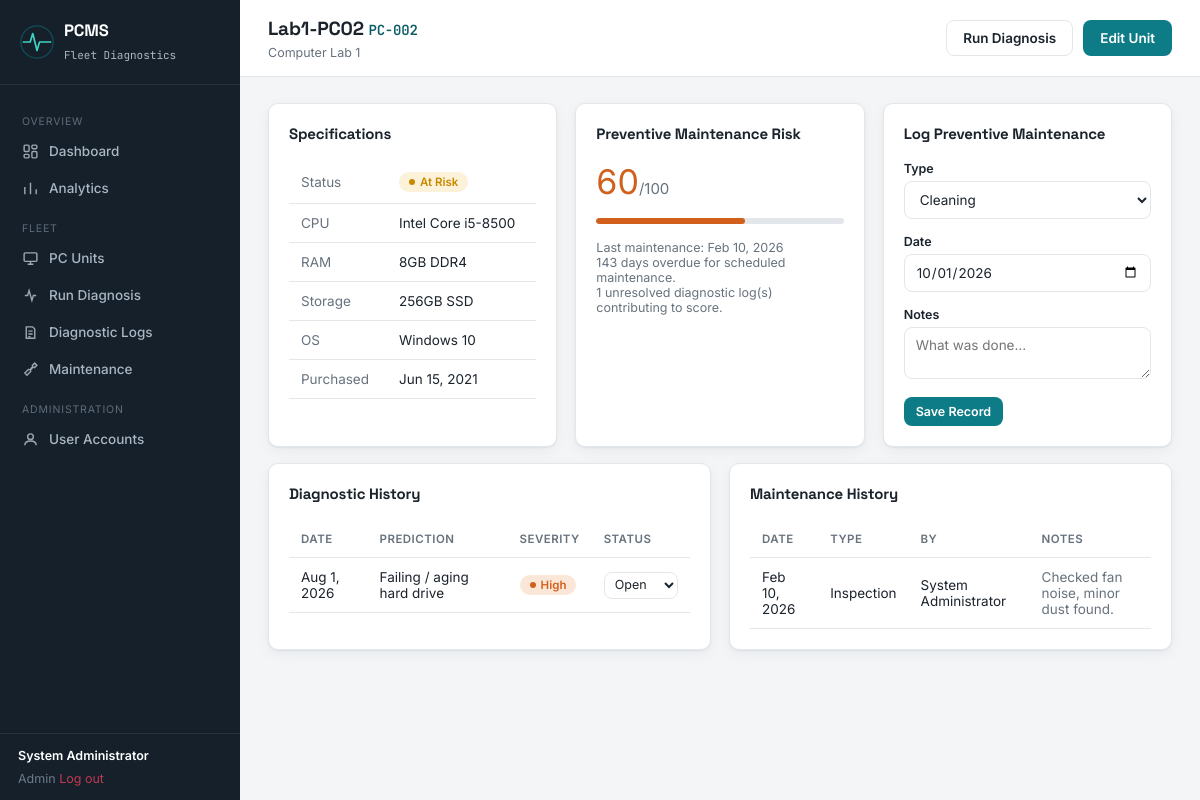
The page /unit_view.php?id=2 (signed in) on the database its author committed.
### tables this page shows
CREATE TABLE units (
    id INT AUTO_INCREMENT PRIMARY KEY,
    asset_tag VARCHAR(30) NOT NULL UNIQUE,
    unit_name VARCHAR(100) NOT NULL,
    location_id INT NULL,
    cpu VARCHAR(100),
    ram VARCHAR(50),
    storage VARCHAR(100),
    os VARCHAR(50),
    purchase_date DATE NULL,
    status ENUM('healthy','at_risk','critical','under_repair','retired') NOT NULL DEFAULT 'healthy',
    maintenance_interval_days INT NOT NULL DEFAULT 90,
    last_maintenance_date DATE NULL,
    created_at TIMESTAMP DEFAULT CURRENT_TIMESTAMP,
    FOREIGN KEY (location_id) REFERENCES locations(id) ON DELETE SET NULL
);

CREATE TABLE locations (
    id INT AUTO_INCREMENT PRIMARY KEY,
    name VARCHAR(100) NOT NULL
);

CREATE TABLE diagnostic_logs (
    id INT AUTO_INCREMENT PRIMARY KEY,
    unit_id INT NOT NULL,
    reported_by INT NULL,
    date_reported DATETIME DEFAULT CURRENT_TIMESTAMP,
    top_prediction VARCHAR(150),
    predicted_severity ENUM('low','medium','high','critical') DEFAULT 'low',
    status ENUM('open','in_progress','resolved') NOT NULL DEFAULT 'open',
    notes TEXT,
    resolved_at DATETIME NULL,
    FOREIGN KEY (unit_id) REFERENCES units(id) ON DELETE CASCADE,
    FOREIGN KEY (reported_by) REFERENCES users(id) ON DELETE SET NULL
);

CREATE TABLE maintenance_records (
    id INT AUTO_INCREMENT PRIMARY KEY,
    unit_id INT NOT NULL,
    performed_by INT NULL,
    maintenance_type ENUM('cleaning','inspection','repair','upgrade','os_reimage','other') NOT NULL DEFAULT 'cleaning',
    maintenance_date DATE NOT NULL,
    notes TEXT,
    next_due_date DATE NULL,
    created_at TIMESTAMP DEFAULT CURRENT_TIMESTAMP,
    FOREIGN KEY (unit_id) REFERENCES units(id) ON DELETE CASCADE,
    FOREIGN KEY (performed_by) REFERENCES users(id) ON DELETE SET NULL
);

CREATE TABLE users (
    id INT AUTO_INCREMENT PRIMARY KEY,
    username VARCHAR(50) NOT NULL UNIQUE,
    password_hash VARCHAR(255) NOT NULL,
    full_name VARCHAR(100) NOT NULL,
    role ENUM('admin','technician') NOT NULL DEFAULT 'technician',
    created_at TIMESTAMP DEFAULT CURRENT_TIMESTAMP
);

### includes/functions.php (called while the page is built, shortened)
<?php
function computeUnitRisk(array $unit, array $openLogs) {
    $score = 0;
    if (!empty($unit['last_maintenance_date'])) {
        $lastDate = new DateTime($unit['last_maintenance_date']);
        $today = new DateTime();
        $daysSince = (int)$today->diff($lastDate)->days;
        $interval = (int)($unit['maintenance_interval_days'] ?: 90);
        $daysOverdue = $daysSince - $interval;
        if ($daysOverdue > 0) {
            $score += min(40, $daysOverdue);
        }
    } else {
        $daysOverdue = 999;
        $score += 40;
    }
    $severityPoints = ['low' => 5, 'medium' => 10, 'high' => 20, 'critical' => 35];
    foreach ($openLogs as $log) {
        $score += $severityPoints[$log['predicted_severity']] ?? 5;
    }
    $score = min(100, $score);
    if ($score >= 70) $level = 'critical';
    elseif ($score >= 40) $level = 'high';
    elseif ($score >= 15) $level = 'medium';
    else $level = 'low';
    return ['score' => $score, 'level' => $level, 'days_overdue' => $daysOverdue ?? 0];
}
function statusBadgeClass($status) {
    return match ($status) {
        'healthy' => 'badge-healthy',
        'at_risk' => 'badge-at-risk',
        'critical' => 'badge-critical',
        'under_repair' => 'badge-repair',
        'retired' => 'badge-retired',
        default => 'badge-healthy',
    };
}
function severityBadgeClass($sev) {
    return match ($sev) {
        'low' => 'badge-healthy',
        'medium' => 'badge-at-risk',
        'high' => 'badge-high',
        'critical' => 'badge-critical',
        default => 'badge-healthy',
    };
}
function formatDate($date) {
    return date('M j, Y', strtotime($date));
}
function e($str) {
    return htmlspecialchars($str ?? '', ENT_QUOTES, 'UTF-8');
}

### unit_view.php (the view, shortened to what this page needs)
<?php
require_once __DIR__ . '/includes/header.php';
$pdo = getDB();
$id = $_GET['id'] ?? 0;
$stmt = $pdo->prepare("SELECT u.*, l.name AS location_name FROM units u LEFT JOIN locations l ON l.id=u.location_id WHERE u.id=?");
$stmt->execute([$id]);
$unit = $stmt->fetch();
$stmt = $pdo->prepare("SELECT * FROM diagnostic_logs WHERE unit_id=? ORDER BY date_reported DESC");
$stmt->execute([$id]);
$logs = $stmt->fetchAll();
$openLogs = array_filter($logs, fn($l) => $l['status'] !== 'resolved');
$risk = computeUnitRisk($unit, $openLogs);
$riskVar = $risk['level']==='critical'?'critical':($risk['level']==='high'?'high':($risk['level']==='medium'?'at-risk':'healthy'));
$stmt = $pdo->prepare("SELECT m.*, us.full_name FROM maintenance_records m LEFT JOIN users us ON us.id=m.performed_by
                       WHERE unit_id=? ORDER BY maintenance_date DESC");
$stmt->execute([$id]);
$maintRecords = $stmt->fetchAll();
?>
<div class="topbar">
    <div>
        <h2><?= e($unit['unit_name']) ?> <span class="asset-tag" style="font-size:14px;"><?= e($unit['asset_tag']) ?></span></h2>
        <div class="subtitle"><?= e($unit['location_name'] ?? 'No location set') ?></div>
    </div>
    <div style="display:flex;gap:10px;">
        <a href="diagnose.php?unit_id=<?= $unit['id'] ?>" class="btn btn-outline">Run Diagnosis</a>
        <a href="unit_form.php?id=<?= $unit['id'] ?>" class="btn btn-primary">Edit Unit</a>
    </div>
</div>
<div class="content">
    <div class="grid grid-3">
        <div class="card">
            <div class="card-header"><h3>Specifications</h3></div>
            <table>
                <tr><td class="text-muted">Status</td><td><span class="badge <?= statusBadgeClass($unit['status']) ?>"><?= e(str_replace('_',' ',$unit['status'])) ?></span></td></tr>
                <tr><td class="text-muted">CPU</td><td><?= e($unit['cpu']) ?: '—' ?></td></tr>
                <tr><td class="text-muted">RAM</td><td><?= e($unit['ram']) ?: '—' ?></td></tr>
                <tr><td class="text-muted">Storage</td><td><?= e($unit['storage']) ?: '—' ?></td></tr>
                <tr><td class="text-muted">OS</td><td><?= e($unit['os']) ?: '—' ?></td></tr>
                <tr><td class="text-muted">Purchased</td><td><?= formatDate($unit['purchase_date']) ?></td></tr>
            </table>
        </div>
        <div class="card">
            <div class="card-header"><h3>Preventive Maintenance Risk</h3></div>
            <div class="stat-value" style="color:var(--<?= $riskVar ?>);font-size:34px;"><?= $risk['score'] ?><span style="font-size:15px;color:var(--text-muted);">/100</span></div>
            <div class="risk-bar-track mt-16"><div class="risk-bar-fill" style="width:<?= $risk['score'] ?>%;background:var(--<?= $riskVar ?>);"></div></div>
            <p class="text-muted mt-16" style="font-size:12.5px;">
                Last maintenance: <?= formatDate($unit['last_maintenance_date']) ?><br>
                <?= $risk['days_overdue'] > 0 ? $risk['days_overdue'].' days overdue for scheduled maintenance.' : 'Within scheduled maintenance window.' ?><br>
                <?= count($openLogs) ?> unresolved diagnostic log(s) contributing to score.
            </p>
        </div>
        <div class="card">
            <div class="card-header"><h3>Log Preventive Maintenance</h3></div>
            <form method="POST" action="maintenance_add.php">
                <div class="form-row">
                    <label>Type</label>
                    <select name="maintenance_type">
                        <option value="cleaning">Cleaning</option>
                    </select>
                </div>
                <div class="form-row"><label>Date</label><input type="date" name="maintenance_date" value="<?= date('Y-m-d') ?>" required></div>
                <div class="form-row"><label>Notes</label><textarea name="notes" rows="2" placeholder="What was done…"></textarea></div>
                <button type="submit" class="btn btn-primary btn-sm">Save Record</button>
            </form>
        </div>
    </div>
    <div class="grid grid-2 mt-16">
        <div class="card">
            <div class="card-header"><h3>Diagnostic History</h3></div>
            <?php if (empty($logs)): ?>
                <div class="empty-state">No diagnostic checks logged for this unit yet.</div>
            <?php else: ?>
            <table>
                <thead><tr><th>Date</th><th>Prediction</th><th>Severity</th><th>Status</th></tr></thead>
                <tbody>
                <?php foreach ($logs as $log): ?>
                <tr>
                    <td><?= formatDate($log['date_reported']) ?></td>
                    <td><?= e($log['top_prediction']) ?></td>
                    <td><span class="badge <?= severityBadgeClass($log['predicted_severity']) ?>"><?= e($log['predicted_severity']) ?></span></td>
                    <td>
                        <form method="POST" action="log_update.php" style="display:inline;">
                            <select name="status" onchange="this.form.submit()" class="btn-sm" style="padding:4px 6px;">
                                <?php foreach (['open','in_progress','resolved'] as $s): ?>
                                <option value="<?= $s ?>" <?= $log['status']===$s?'selected':'' ?>><?= ucfirst(str_replace('_',' ',$s)) ?></option>
                                <?php endforeach; ?>
                            </select>
                        </form>
                    </td>
                </tr>
                <?php endforeach; ?>
                </tbody>
            </table>
            <?php endif; ?>
        </div>
        <div class="card">
            <div class="card-header"><h3>Maintenance History</h3></div>
            <?php if (empty($maintRecords)): ?>
                <div class="empty-state">No maintenance records yet.</div>
            <?php else: ?>
            <table>
                <thead><tr><th>Date</th><th>Type</th><th>By</th><th>Notes</th></tr></thead>
                <tbody>
                <?php foreach ($maintRecords as $m): ?>
                <tr>
                    <td><?= formatDate($m['maintenance_date']) ?></td>
                    <td><?= ucfirst(str_replace('_',' ',$m['maintenance_type'])) ?></td>
                    <td><?= e($m['full_name'] ?? '—') ?></td>
                    <td class="text-muted"><?= e($m['notes']) ?></td>
                </tr>
                <?php endforeach; ?>
                </tbody>
            </table>
            <?php endif; ?>
        </div>
    </div>
</div>
<?php require_once __DIR__ . '/includes/footer.php'; ?>

### assets/css/style.css (style rules this page uses)
:root { --bg: #F3F5F7; --surface: #FFFFFF; --sidebar: #15202B; --sidebar-hover: #1E2C3A; --sidebar-text: #A9B7C4; --sidebar-text-active: #FFFFFF; --primary: #0E7C86; --primary-dark: #0A5D65; --primary-light: #E4F3F3; --text: #1B232C; --text-muted: #67727D; --border: #E3E7EB; --healthy: #2E8B57; --healthy-bg: #E7F5EC; --at-risk: #C98A00; --at-risk-bg: #FCF1D9; --high: #D2601D; --high-bg: #FBE7D8; --critical: #C13A50; --critical-bg: #FAE1E5; --repair: #5B5FC7; --repair-bg: #E9E9FB; --retired: #8A94A0; --retired-bg: #EBEDEF; --radius: 10px; --shadow: 0 1px 2px rgba(21,32,43,0.06), 0 4px 14px rgba(21,32,43,0.05); --font-display: 'Space Grotesk', sans-serif; --font-body: 'Inter', sans-serif; --font-mono: 'JetBrains Mono', monospace; }
* { box-sizing: border-box; }
html, body { margin: 0; padding: 0; background: var(--bg); color: var(--text); font-family: var(--font-body); font-size: 14.5px; -webkit-font-smoothing: antialiased; }
h1, h2, h3, h4 { font-family: var(--font-display); margin: 0 0 4px; letter-spacing: -0.01em; }
a { color: inherit; text-decoration: none; }
.topbar { background: var(--surface); border-bottom: 1px solid var(--border); padding: 16px 28px; display: flex; align-items: center; justify-content: space-between; }
.topbar h2 { font-size: 19px; }
.topbar .subtitle { color: var(--text-muted); font-size: 12.5px; margin-top: 2px; }
.content { padding: 26px 28px 60px; }
.grid { display: grid; gap: 18px; }
.grid-3 { grid-template-columns: repeat(3, 1fr); }
.grid-2 { grid-template-columns: repeat(2, 1fr); }
.card { background: var(--surface); border: 1px solid var(--border); border-radius: var(--radius); box-shadow: var(--shadow); padding: 20px; }
.card-header { display: flex; align-items: center; justify-content: space-between; margin-bottom: 14px; }
.card-header h3 { font-size: 15px; }
.badge { display: inline-flex; align-items: center; gap: 5px; padding: 3px 10px; border-radius: 100px; font-size: 11.5px; font-weight: 600; text-transform: capitalize; white-space: nowrap; }
.badge::before { content: ''; width: 6px; height: 6px; border-radius: 50%; background: currentColor; }
.badge-at-risk { background: var(--at-risk-bg); color: var(--at-risk); }
.badge-high { background: var(--high-bg); color: var(--high); }
.btn { display: inline-flex; align-items: center; gap: 7px; padding: 9px 16px; border-radius: 8px; border: 1px solid transparent; font-family: var(--font-body); font-size: 13.5px; font-weight: 600; cursor: pointer; transition: transform .08s ease, background .12s ease; }
.btn-primary { background: var(--primary); color: #fff; }
.btn-outline { background: transparent; border-color: var(--border); color: var(--text); }
.btn-sm { padding: 6px 11px; font-size: 12.5px; }
label { display: block; font-size: 12.5px; font-weight: 600; margin: 0 0 5px; color: var(--text); }
input[type=text], input[type=date], input[type=password], input[type=number], select, textarea { width: 100%; padding: 9px 11px; border: 1px solid var(--border); border-radius: 8px; font-family: var(--font-body); font-size: 13.5px; background: #fff; color: var(--text); }
.form-row { margin-bottom: 15px; }
table { width: 100%; border-collapse: collapse; }
th, td { text-align: left; padding: 11px 12px; font-size: 13.5px; border-bottom: 1px solid var(--border); }
th { color: var(--text-muted); font-weight: 600; font-size: 11.5px; text-transform: uppercase; letter-spacing: .04em; }
.asset-tag { font-family: var(--font-mono); font-size: 12.5px; color: var(--primary-dark); font-weight: 600; }
.risk-bar-track { width: 100%; height: 6px; border-radius: 4px; background: var(--border); overflow: hidden; }
.risk-bar-fill { height: 100%; border-radius: 4px; }
.text-muted { color: var(--text-muted); }
.mt-16 { margin-top: 16px; }

### rows shown on the page
units: unit_name "Lab1-PC02", asset_tag "PC-002", location.name "Computer Lab 1", status "At Risk", cpu "Intel Core i5-8500", ram "8GB DDR4", storage "256GB SSD", os "Windows 10", purchase_date "Jun 15, 2021", last_maintenance_date "Feb 10, 2026"
diagnostic_logs: date_reported "Aug 1, 2026", top_prediction "Failing / aging hard drive", predicted_severity "High", status "Open"
maintenance_records: maintenance_date "Feb 10, 2026", maintenance_type "Inspection", performed_by.full_name "System Administrator", notes "Checked fan noise, minor dust found."

### other values the page prints
$user['full_name'] "System Administrator"
$user['role'] "Admin"
$risk['score'] "60"
$risk['days_overdue'] "143"
count($openLogs) "1"
